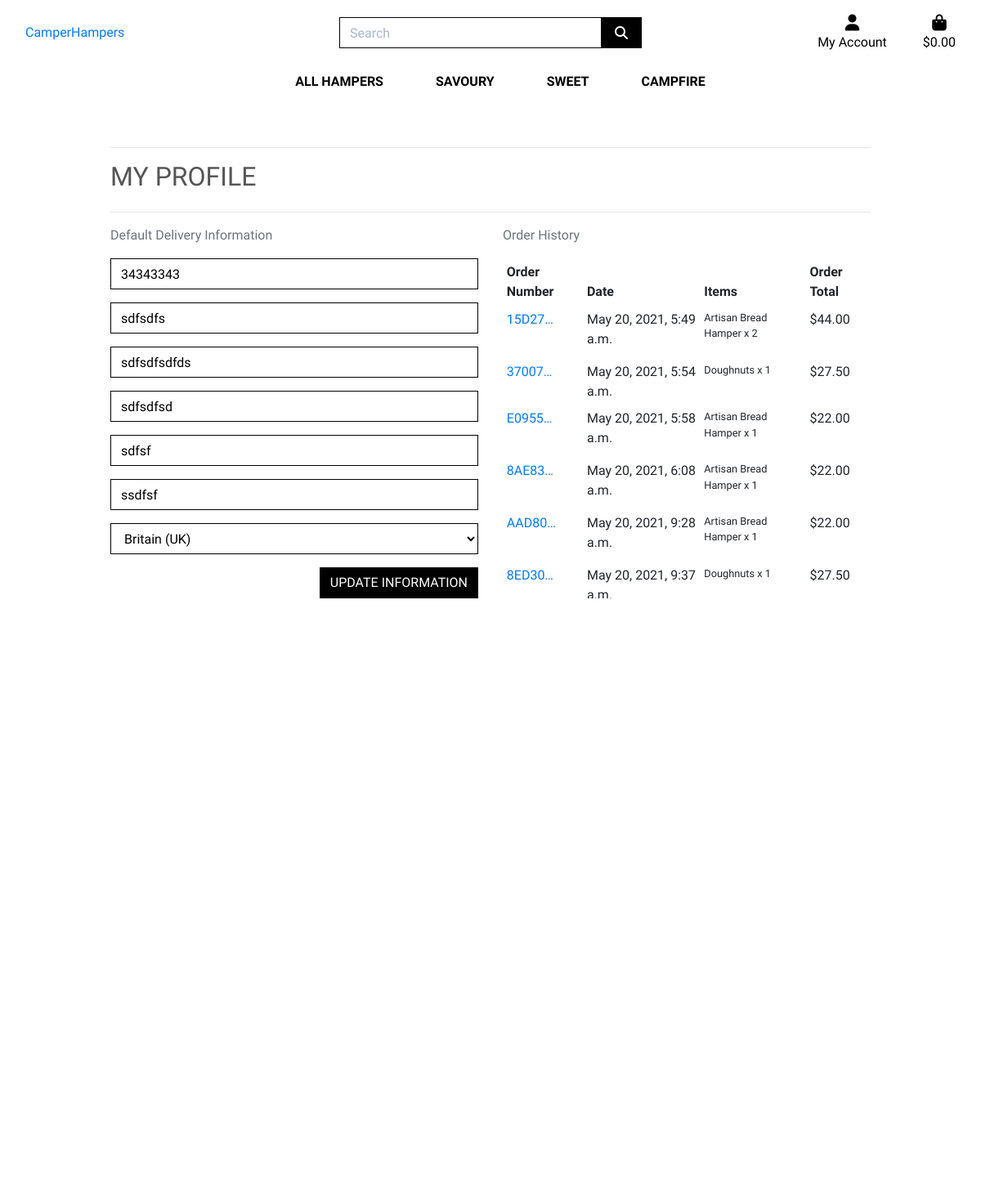
The page /profiles/ (signed in) on the database its author committed.
### profiles/models.py (models this page shows, shortened)
class UserProfile(models.Model):
    user = models.OneToOneField(User, on_delete=models.CASCADE)
    default_phone_number = models.CharField(max_length=20, null=True, blank=True)
    default_street_address1 = models.CharField(max_length=80, null=True, blank=True)
    default_street_address2 = models.CharField(max_length=80, null=True, blank=True)
    default_town_or_city = models.CharField(max_length=40, null=True, blank=True)
    default_county = models.CharField(max_length=80, null=True, blank=True)
    default_postcode = models.CharField(max_length=20, null=True, blank=True)
    default_country = CountryField(blank_label='Country', null=True, blank=True)

### checkout/models.py (models this page shows, shortened)
class Order(models.Model):
    order_number = models.CharField(max_length=32, null=False, editable=False)
    user_profile = models.ForeignKey(UserProfile, on_delete=models.SET_NULL,
                                     null=True, blank=True, related_name='orders')
    full_name = models.CharField(max_length=50, null=False, blank=False)
    email = models.EmailField(max_length=254, null=False, blank=False)
    phone_number = models.CharField(max_length=20, null=False, blank=False)
    country = CountryField(blank_label='Country *', null=False, blank=False)
    postcode = models.CharField(max_length=20, null=True, blank=True)
    town_or_city = models.CharField(max_length=40, null=False, blank=False)
    street_address1 = models.CharField(max_length=80, null=False, blank=False)
    street_address2 = models.CharField(max_length=80, null=True, blank=True)
    county = models.CharField(max_length=80, null=True, blank=True)
    date = models.DateTimeField(auto_now_add=True)
    delivery_cost = models.DecimalField(max_digits=6, decimal_places=2, null=False, default=0)
    order_total = models.DecimalField(max_digits=10, decimal_places=2, null=False, default=0)
    grand_total = models.DecimalField(max_digits=10, decimal_places=2, null=False, default=0)
    original_bag = models.TextField(null=False, blank=False, default='')
    stripe_pid = models.CharField(max_length=254, null=False, blank=False, default='')

class OrderLineItem(models.Model):
    order = models.ForeignKey(Order, null=False, blank=False, on_delete=models.CASCADE, related_name='lineitems')
    product = models.ForeignKey(Product, null=False, blank=False, on_delete=models.CASCADE)
    quantity = models.IntegerField(null=False, blank=False, default=0)
    lineitem_total = models.DecimalField(max_digits=6, decimal_places=2, null=False, blank=False, editable=False)

### products/models.py (models this page shows, shortened)
class Product(models.Model):
    category = models.ForeignKey('Category', null=True, blank=True, on_delete=models.SET_NULL)
    sku = models.CharField(max_length=254, null=True, blank=True)
    name = models.CharField(max_length=254)
    description = models.TextField()
    price = models.DecimalField(max_digits=6, decimal_places=2)
    rating = models.DecimalField(max_digits=6, decimal_places=2, null=True, blank=True)
    image_url = models.URLField(max_length=1024, null=True, blank=True)
    image = models.ImageField(null=True, blank=True)

### profiles/views.py (the view)
# urls.py: path('', views.profile, name='profile'),
def profile(request):
    profile = get_object_or_404(UserProfile, user=request.user)
    if request.method == 'POST':
        form = UserProfileForm(request.POST, instance=profile)
        if form.is_valid():
            form.save()
            messages.success(request, 'Profile updated successfully')
        else:
            messages.error(request, 'Update failed, please ensure the form is valid.')
    else:
        form = UserProfileForm(instance=profile)
    orders = profile.orders.all()
    template = 'profiles/profile.html'
    context = {
        'form': form,
        'orders': orders,
        'on_profile_page': True,
    }
    return render(request, template, context)

### profiles/forms.py
class UserProfileForm(forms.ModelForm):
    class Meta:
        model = UserProfile
        exclude = ('user',)
    def __init__(self, *args, **kwargs):
        super().__init__(*args, **kwargs)
        placeholders = {
            'default_phone_number': 'Phone Number',
            'default_postcode': 'Postal Code',
            'default_town_or_city': 'Town or City',
            'default_street_address1': 'Street Address 1',
            'default_street_address2': 'Street Address 2',
            'default_county': 'County',
        }
        self.fields['default_phone_number'].widget.attrs['autofocus'] = True
        for field in self.fields:
            if field != 'default_country':
                if self.fields[field].required:
                    placeholder = f'{placeholders[field]} *'
                else:
                    placeholder = placeholders[field]
                self.fields[field].widget.attrs['placeholder'] = placeholder
            self.fields[field].widget.attrs['class'] = 'border-black rounded-0 profile-form-input'
            self.fields[field].label = False

### bag/contexts.py (called while the page is built, shortened)
def bag_contents(request):
    bag_items = []
    total = 0
    product_count = 0
    bag = request.session.get('bag', {})
    delivery = total * Decimal(settings.STANDARD_DELIVERY_PERCENTAGE / 100)
    grand_total = delivery + total
    context = {
        'bag_items': bag_items,
        'total': total,
        'product_count': product_count,
        'delivery': delivery,
        'grand_total': grand_total,
    }
    return context

### profiles/templates/profiles/profile.html (shortened to what this page needs)
{% extends "base.html" %}
{% load static %}
{% block extra_css %}
    <link rel="stylesheet" href="{% static 'profiles/css/profile.css' %}">
{% endblock %}
{% block page_header %}
    <div class="container header-container">
    </div>
{% endblock %}
{% block content %}
    <div class="overlay"></div>
    <div class="container">
        <div class="row">
            <div class="col-12">
                <hr>
                <h2 class="logo-font mb-4">My Profile</h2>
                <hr>
            </div>
        </div>
        <div class="row">
            <div class="col-12 col-lg-6">
                <p class="text-muted">Default Delivery Information</p>
                <form class="mt-3" action="{% url 'profile' %}" method="POST" id="profile-update-form">
                    {{ form|crispy }}
                    <button class="btn btn-black rounded-0 text-uppercase float-right">Update Information</button>
                </form>
            </div>
            <div class="col-12 col-lg-6">
                <p class="text-muted">Order History</p>
                <div class="order-history table-responsive">
                    <table class="table table-sm table-borderless">
                        <thead>
                            <tr>
                                <th>Order Number</th>
                                <th>Date</th>
                                <th>Items</th>
                                <th>Order Total</th>
                            </tr>
                        </thead>
                        <tbody>
                            {% for order in orders %}
                            <tr>
                                <td>
                                    <a href="{% url 'order_history' order.order_number %}" title="{{ order.order_number }}">
                                        {{ order.order_number|truncatechars:6 }}
                                    </a>
                                </td>
                                <td>{{ order.date }}</td>
                                <td>
                                    <ul class="list-unstyled">
                                        {% for item in order.lineitems.all %}
                                            <li class="small">
                                                {{ item.product.name }} x {{ item.quantity }}
                                            </li>
                                        {% endfor %}
                                    </ul>
                                </td>
                                <td>${{ order.grand_total }}</td>
                            </tr>
                            {% endfor %}
                        </tbody>
                    </table>
                </div>
            </div>
        </div>
{% endblock %}

### static/css/base.css (style rules this page uses)
html { height: 100%; }
body { background: url('/media/homepage_banner.jpg') no-repeat center center fixed; background-size: cover; height: calc(100vh - 164px); color: #555; font-family: 'Julius Sans One'; }
.logo-font { text-transform: uppercase; }
.btn-black { background: black; color: white; }
.border-black { border: 1px solid black !important; }
.overlay { height: 100%; width: 100%; top: 0; left: 0; position: fixed; background: white; z-index: -1; }
@media (min-width: 1200px) { .container { max-width: 80%; } }
@media (min-width: 992px) { .header-container { padding-top: 164px; } }

### profiles/static/profiles/css/profile.css (style rules this page uses)
.order-history { max-height: 416px; overflow-y: auto; }
#profile-update-form .form-control { color: #000; }
#profile-update-form input::placeholder { color: #aab7c4; }
#id_default_country, #id_default_country option:not(:first-child) { color: #000; }

### rows shown on the page
UserProfile: default_phone_number "34343343", default_street_address1 "sdfsdfs", default_street_address2 "sdfsdfsdfds", default_town_or_city "sdfsdfsd", default_county "sdfsf", default_postcode "ssdfsf", default_country "Britain (UK)"
Order: order_number "15D27…", date "May 20, 2021, 5:49 a.m.", grand_total "44.00"
OrderLineItem: product.name "Artisan Bread Hamper", quantity "2"
Order: order_number "37007…", date "May 20, 2021, 5:54 a.m.", grand_total "27.50"
OrderLineItem: product.name "Doughnuts", quantity "1"
Order: order_number "E0955…", date "May 20, 2021, 5:58 a.m.", grand_total "22.00"
OrderLineItem: product.name "Artisan Bread Hamper", quantity "1"
Order: order_number "8AE83…", date "May 20, 2021, 6:08 a.m.", grand_total "22.00"
OrderLineItem: product.name "Artisan Bread Hamper", quantity "1"
Order: order_number "AAD80…", date "May 20, 2021, 9:28 a.m.", grand_total "22.00"
OrderLineItem: product.name "Artisan Bread Hamper", quantity "1"
Order: order_number "8ED30…", date "May 20, 2021, 9:37…", grand_total "27.50"
OrderLineItem: product.name "Doughnuts", quantity "1"
